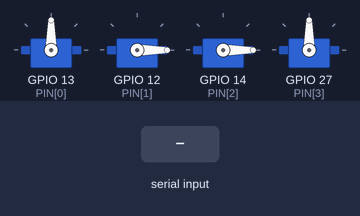
Simulated run of this program. Board: ESP32. Parts: 4 × servo. Inputs (shaded band) come from the test bench. WiFi joins after 1.5 s; servers stay silent unless stated; no MQTT or app messages arrive unless stated; what the program prints to the serial monitor is not drawn.

Above: at 1.4 s.
1.5 s: "+\n" received over Serial
3.2 s: "r90\n" received over Serial
6.2 s: "HOME,1\n" received over Serial
Timing chart, 0 to 9.2 s (numbered marks = the images above; inputs shaded):
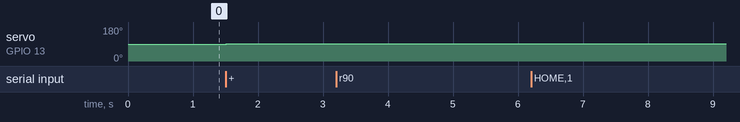

Measured:
- after the input at 1.5 s, servo on GPIO 13 (PIN[0]): 90° → 92° at once

The program:

main.cpp
```cpp
// =============================================================================
// main.cpp  —  ESP32 4-axis robot-arm controller (Phase 1)
//
//   WiFi + MQTT (PubSubClient)  ->  setpoints
//   50 Hz rate-limited control loop (local, real-time)
//   LEDC PWM via ESP32Servo      ->  4x MG996R
//   Command watchdog             ->  hold then relax on link loss
//   Serial jog mode              ->  per-servo limit calibration
//
// Commands (MQTT):
//   arm/cmd/joints   "b s e w"     absolute target angles (deg)
//   arm/cmd/pantilt  "dpan dtilt"  relative nudge of base + wrist (deg)
//   arm/cmd/mode     "HOME"|"RELAX"
//
// Serial jog (115200, newline-terminated), for Phase 1 calibration:
//   a0|a1|a2|a3   select axis
//   + / -         nudge selected axis by JOG_STEP deg (ignores soft limits' role
//                 only for finding mechanical safe range — still constrained 0..180)
//   h             home    r  relax    p  print angles
// =============================================================================
#include <Arduino.h>
#include <WiFi.h>
#include <PubSubClient.h>
#include <ESP32Servo.h>
#include "config.h"

WiFiClient   wifiClient;
PubSubClient mqtt(wifiClient);
Servo        servo[N_AXES];

float    cur[N_AXES];          // current (commanded) angle, deg
float    tgt[N_AXES];          // target angle, deg
bool     attached = false;     // are servos energized?
uint32_t tCtrl = 0, tState = 0, tLastCmd = 0;
int      jogAxis = 0;
const float JOG_STEP = 2.0f;

// ---- helpers ----------------------------------------------------------------
static inline float clampf(float v, float lo, float hi) {
  return v < lo ? lo : (v > hi ? hi : v);
}

void attachAll() {
  for (int i = 0; i < N_AXES; i++) {
    servo[i].setPeriodHertz(50);
    servo[i].attach(PIN[i], US_MIN[i], US_MAX[i]);
  }
  attached = true;
}

void detachAll() {
  for (int i = 0; i < N_AXES; i++) servo[i].detach();
  attached = false;
}

void setTargets(float b, float s, float e, float w) {
  if (!attached) attachAll();
  tgt[0] = clampf(b, MIN_DEG[0], MAX_DEG[0]);
  tgt[1] = clampf(s, MIN_DEG[1], MAX_DEG[1]);
  tgt[2] = clampf(e, MIN_DEG[2], MAX_DEG[2]);
  tgt[3] = clampf(w, MIN_DEG[3], MAX_DEG[3]);
}

void nudgePanTilt(float dpan, float dtilt) {
  if (!attached) attachAll();
  tgt[0] = clampf(tgt[0] + dpan,  MIN_DEG[0], MAX_DEG[0]);
  tgt[3] = clampf(tgt[3] + dtilt, MIN_DEG[3], MAX_DEG[3]);
}

void goHome()  { setTargets(HOME[0], HOME[1], HOME[2], HOME[3]); }
void relax()   { detachAll(); if (mqtt.connected()) mqtt.publish(TOPIC_STATUS, "relaxed"); }

// parse up to 4 space-separated floats from a buffer; returns count parsed
int parseFloats(const char* s, float* out, int maxN) {
  int n = 0; char buf[96];
  strncpy(buf, s, sizeof(buf) - 1); buf[sizeof(buf) - 1] = 0;
  char* tok = strtok(buf, " \t");
  while (tok && n < maxN) { out[n++] = atof(tok); tok = strtok(nullptr, " \t"); }
  return n;
}

// ---- MQTT -------------------------------------------------------------------
void onMqtt(char* topic, byte* payload, unsigned int len) {
  char msg[96];
  unsigned int n = len < sizeof(msg) - 1 ? len : sizeof(msg) - 1;
  memcpy(msg, payload, n); msg[n] = 0;
  tLastCmd = millis();

  if (!strcmp(topic, TOPIC_JOINTS)) {
    float v[4];
    if (parseFloats(msg, v, 4) == 4) setTargets(v[0], v[1], v[2], v[3]);
  } else if (!strcmp(topic, TOPIC_PANTILT)) {
    float v[2];
    if (parseFloats(msg, v, 2) == 2) nudgePanTilt(v[0], v[1]);
  } else if (!strcmp(topic, TOPIC_MODE)) {
    if (!strncmp(msg, "HOME", 4))       goHome();
    else if (!strncmp(msg, "RELAX", 5)) relax();
  }
}

void ensureLink() {
  static uint32_t tWifiLog = 0, tMqttLog = 0;
  if (WiFi.status() != WL_CONNECTED) {
    if (millis() - tWifiLog > 5000) {
      Serial.printf("[wifi] status=%d  SSID=%s\n", WiFi.status(), WIFI_SSID);
      tWifiLog = millis();
      WiFi.begin(WIFI_SSID, WIFI_PASS);
    }
    return;
  }
  if (millis() - tWifiLog > 0) {
    Serial.printf("[wifi] connected. IP=%s\n", WiFi.localIP().toString().c_str());
    tWifiLog = millis();
  }
  if (!mqtt.connected()) {
    if (millis() - tMqttLog > 5000) {
      Serial.printf("[mqtt] connecting to %s:%d ...\n", MQTT_BROKER, MQTT_PORT);
      tMqttLog = millis();
      if (mqtt.connect(MQTT_CLIENTID)) {
        Serial.println("[mqtt] connected!");
        mqtt.subscribe(TOPIC_CMD_SUB);
        mqtt.publish(TOPIC_STATUS, "ok");
      } else {
        Serial.printf("[mqtt] connect failed, rc=%d\n", mqtt.state());
      }
    }
  }
}

// ---- 50 Hz control loop -----------------------------------------------------
void controlStep() {
  uint32_t now = millis();
  if (now - tCtrl < CONTROL_PERIOD_MS) return;
  tCtrl = now;

  // watchdog: link/command loss -> hold, then relax
  uint32_t silent = now - tLastCmd;
  if (silent > RELAX_TIMEOUT_MS) { if (attached) relax(); return; }
  if (silent > CMD_TIMEOUT_MS)   { /* hold: leave tgt as-is, keep position */ }

  if (!attached) return;
  float dt = CONTROL_PERIOD_MS / 1000.0f;
  for (int i = 0; i < N_AXES; i++) {
    float step = MAX_DPS[i] * dt;                 // max move this tick
    cur[i] += clampf(tgt[i] - cur[i], -step, step);
    servo[i].write((int)lroundf(cur[i]));
  }
}

void publishState() {
  uint32_t now = millis();
  if (now - tState < STATE_PUB_MS || !mqtt.connected()) return;
  tState = now;
  char buf[48];
  snprintf(buf, sizeof(buf), "%.1f %.1f %.1f %.1f", cur[0], cur[1], cur[2], cur[3]);
  mqtt.publish(TOPIC_STATE, buf);
}

// ---- Serial jog (calibration) -----------------------------------------------
void serviceSerial() {
  if (!Serial.available()) return;
  String ln = Serial.readStringUntil('\n');
  ln.trim();
  if (ln.length() == 0) return;
  tLastCmd = millis();
  char c = ln[0];
  if      (c == 'a' && ln.length() > 1) jogAxis = constrain(ln[1] - '0', 0, N_AXES - 1);
  else if (c == '+') { if (!attached) attachAll(); tgt[jogAxis] = clampf(tgt[jogAxis] + JOG_STEP, 0, 180); }
  else if (c == '-') { if (!attached) attachAll(); tgt[jogAxis] = clampf(tgt[jogAxis] - JOG_STEP, 0, 180); }
  else if (c == 'h') goHome();
  else if (c == 'r') relax();
  Serial.printf("[jog] axis=%d  tgt: %.1f %.1f %.1f %.1f  %s\n",
                jogAxis, tgt[0], tgt[1], tgt[2], tgt[3], attached ? "ON" : "RELAXED");
}

// ---- setup / loop -----------------------------------------------------------
void setup() {
  Serial.begin(115200);
  delay(200);
  ESP32PWM::allocateTimer(0);
  ESP32PWM::allocateTimer(1);
  ESP32PWM::allocateTimer(2);
  ESP32PWM::allocateTimer(3);
  for (int i = 0; i < N_AXES; i++) { cur[i] = tgt[i] = HOME[i]; }
  attachAll();
  for (int i = 0; i < N_AXES; i++) servo[i].write((int)lroundf(HOME[i]));

  WiFi.mode(WIFI_STA);
  WiFi.begin(WIFI_SSID, WIFI_PASS);
  mqtt.setServer(MQTT_BROKER, MQTT_PORT);
  mqtt.setCallback(onMqtt);
  tLastCmd = millis();
  Serial.println("[boot] arm-esp32 ready. Serial jog: a0..a3 + - h r p");
}

void loop() {
  ensureLink();
  mqtt.loop();
  serviceSerial();
  controlStep();
  publishState();
}
```

config.h
```cpp
// =============================================================================
// config.h — ESP32 robot-arm controller configuration
// =============================================================================
#pragma once

// Keep real network values in ignored secrets.h.
// Copy secrets.h.example to secrets.h and edit it for the local network.
#if __has_include("secrets.h")
#include "secrets.h"
#else
#define WIFI_SSID     "CHANGE_ME"
#define WIFI_PASS     "CHANGE_ME"
#define MQTT_BROKER   "192.0.2.10"
#endif

#define MQTT_PORT     1883
#define MQTT_CLIENTID "arm-esp32"

// ---- MQTT topics -------------------------------------------------------------
#define TOPIC_CMD_SUB  "arm/cmd/#"
#define TOPIC_JOINTS   "arm/cmd/joints"
#define TOPIC_PANTILT  "arm/cmd/pantilt"
#define TOPIC_MODE     "arm/cmd/mode"
#define TOPIC_STATE    "arm/state"
#define TOPIC_STATUS   "arm/status"

// ---- Axis / servo mapping ----------------------------------------------------
// Index: 0=Base(pan) 1=Shoulder 2=Elbow 3=Wrist(tilt)
#define N_AXES 4
const int   PIN[N_AXES]     = {13, 12, 14, 27};
const float HOME[N_AXES]    = {90.0f, 0.0f, 0.0f, 90.0f};
const float MIN_DEG[N_AXES] = {0.0f, 0.0f, 0.0f, 0.0f};
const float MAX_DEG[N_AXES] = {180.0f, 120.0f, 140.0f, 180.0f};
const float MAX_DPS[N_AXES] = {60.0f, 45.0f, 45.0f, 60.0f};

// Per-servo pulse calibration (microseconds).
const int US_MIN[N_AXES] = {500, 500, 500, 500};
const int US_MAX[N_AXES] = {2500, 2500, 2500, 2500};

// ---- Control / safety timing -------------------------------------------------
#define CONTROL_PERIOD_MS 20
#define STATE_PUB_MS      200
#define CMD_TIMEOUT_MS    1500
#define RELAX_TIMEOUT_MS  8000
```
